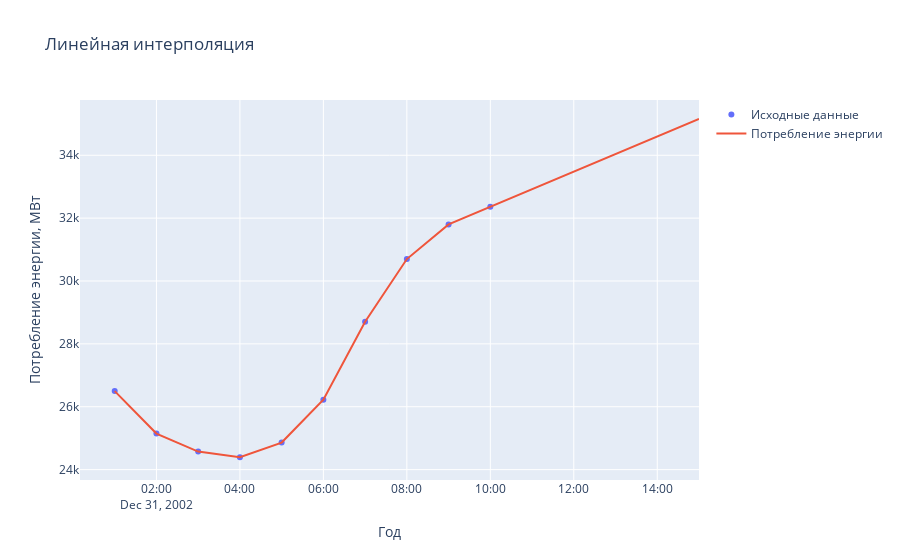

Write notebook code for a chart like this one.
### Code cell
fig = go.Figure()

fig.add_trace(go.Scatter(y = y_vals,
                    x = df['Datetime'][x_vals],
                    mode='markers',
                    name = 'Исходные данные'))

fig.add_trace(go.Scatter(y = y_linear,
                    x = df['Datetime'][x_new],
                    name = 'Потребление энергии',
                    mode='lines'))

fig.update_layout(title='Линейная интерполяция',
                    xaxis_title='Год',
                    yaxis_title='Потребление энергии, МВт')
fig.show()

### Figure 1 — Plotly figure (JSON) as saved in the notebook; plotly's stock layout.template omitted (floating-point values rounded to 4 significant figures)
{"data": [{"mode": "markers", "name": "Исходные данные", "type": "scatter", "x": ["2002-12-31T01:00:00", "2002-12-31T02:00:00", "2002-12-31T03:00:00", "2002-12-31T04:00:00", "2002-12-31T05:00:00", "2002-12-31T06:00:00", "2002-12-31T07:00:00", "2002-12-31T08:00:00", "2002-12-31T09:00:00", "2002-12-31T10:00:00"], "y": [26498, 25147, 24574, 24393, 24860, 26222, 28702, 30698, 31800, 32359]}, {"mode": "lines", "name": "Потребление энергии", "type": "scatter", "x": ["2002-12-31T01:00:00", "2002-12-31T02:00:00", "2002-12-31T03:00:00", "2002-12-31T04:00:00", "2002-12-31T05:00:00", "2002-12-31T06:00:00", "2002-12-31T07:00:00", "2002-12-31T08:00:00", "2002-12-31T09:00:00", "2002-12-31T10:00:00", "2002-12-31T11:00:00", "2002-12-31T12:00:00", "2002-12-31T13:00:00", "2002-12-31T14:00:00", "2002-12-31T15:00:00"], "y": [26498, 25147, 24574, 24393, 24860, 26222, 28702, 30698, 31800, 32359, 32918, 33477, 34036, 34595, 35154]}], "layout": {"title": {"text": "Линейная интерполяция"}, "xaxis": {"title": {"text": "Год"}}, "yaxis": {"title": {"text": "Потребление энергии, МВт"}}}}
